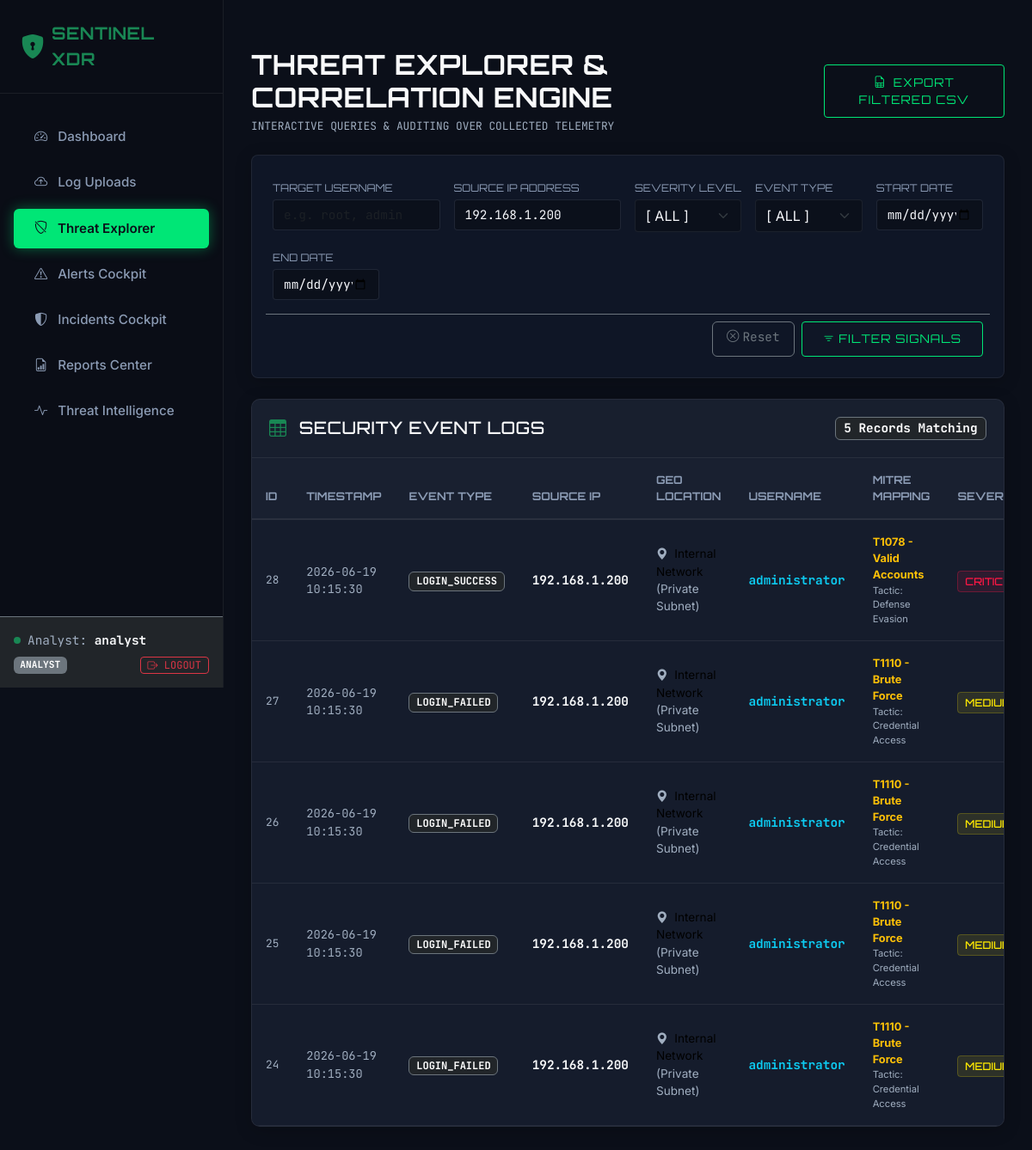
Before: /events?source_ip=192.168.1.200 (signed in) with the older database file.
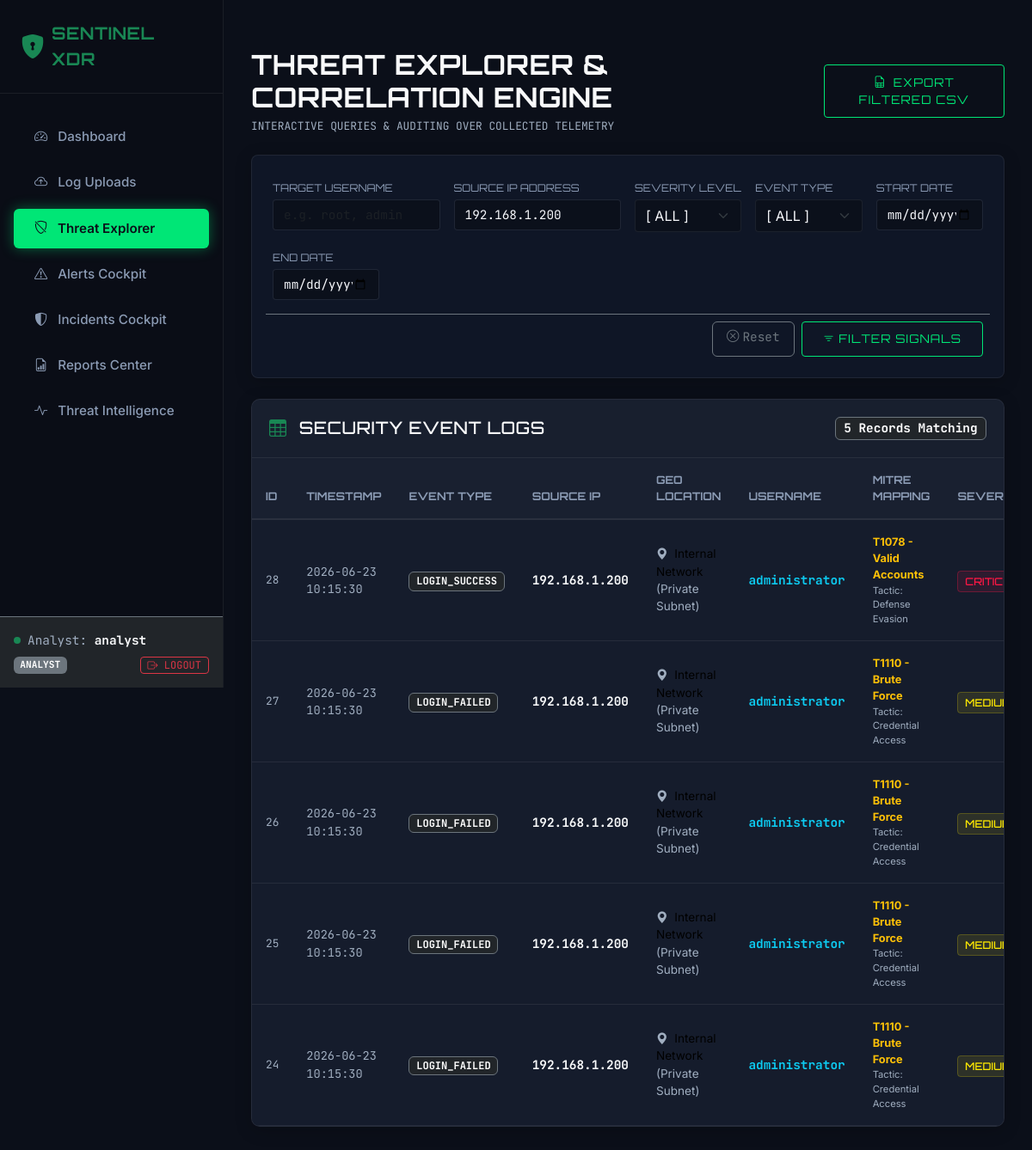
After: the same page with the newer database file.
### app/models/security_event.py (models this page shows, shortened)
class SecurityEvent(db.Model):
    __tablename__ = 'security_events'
    id = db.Column(db.Integer, primary_key=True)
    uploaded_log_id = db.Column(db.Integer, db.ForeignKey('uploaded_logs.id', ondelete='CASCADE'), nullable=False)
    timestamp = db.Column(db.DateTime, default=datetime.datetime.utcnow, nullable=False, index=True)
    event_type = db.Column(db.String(64), nullable=False, index=True)  # LOGIN_FAILED, LOGIN_SUCCESS, etc.
    status = db.Column(db.String(32), nullable=False)  # Success, Failure
    source_ip = db.Column(db.String(45), nullable=False, index=True)
    username = db.Column(db.String(64), nullable=True, index=True)
    message = db.Column(db.Text, nullable=True)
    severity = db.Column(db.String(16), nullable=False, index=True)  # Low, Medium, High, Critical
    mitre_technique = db.Column(db.String(64), nullable=True)  # e.g., T1110 - Brute Force
    mitre_tactic = db.Column(db.String(64), nullable=True)     # e.g., Credential Access
    country = db.Column(db.String(64), nullable=True, default='Unknown')
    city = db.Column(db.String(64), nullable=True, default='Unknown')

### app/blueprints/main.py (the view)
@main_bp.route('/events')
@login_required
def events():
    query = _build_filtered_events_query(request.args)
    filtered_events = query.order_by(SecurityEvent.timestamp.desc()).all()
    event_types = db.session.query(SecurityEvent.event_type).distinct().all()
    event_types = [et[0] for et in event_types if et[0]]
    return render_template(
        'events.html',
        events=filtered_events,
        event_types=event_types,
        filters=request.args
    )

### app/templates/events.html (shortened to what the changed rows need)
{% extends 'base.html' %}
{% block content %}
<div class="container-fluid px-0">
    <div class="d-flex justify-content-between align-items-center mb-4">
        <div>
            <h2 class="text-light fw-bold mb-1">THREAT EXPLORER & CORRELATION ENGINE</h2>
        </div>
    </div>
    <div class="cyber-card">
        <div class="table-responsive">
            <table class="table table-cyber mb-0 align-middle">
                <thead>
                    <tr>
                        <th style="width: 5%;">ID</th>
                        <th style="width: 15%;">Timestamp</th>
                        <th style="width: 12%;">Event Type</th>
                        <th style="width: 10%;">Source IP</th>
                        <th style="width: 12%;">Geo Location</th>
                        <th style="width: 10%;">Username</th>
                        <th style="width: 20%;">MITRE Mapping</th>
                        <th style="width: 8%;">Severity</th>
                    </tr>
                </thead>
                <tbody>
                    {% if events %}
                    {% for event in events %}
                    <tr>
                        <td class="text-muted text-mono" style="font-size: 0.8rem;">
                            {{ event.id }}
                        </td>
                        <td class="text-mono text-muted" style="font-size: 0.85rem;">
                            {{ event.timestamp.strftime('%Y-%m-%d %H:%M:%S') }}
                        </td>
                        <td>
                            <span class="badge bg-dark border border-secondary text-mono" style="font-size: 0.75rem;">
                                {{ event.event_type }}
                            </span>
                        </td>
                        <td class="text-mono fw-bold text-light">
                            {{ event.source_ip }}
                        </td>
                        <td style="font-size: 0.85rem;">
                            <i class="bi bi-geo-alt-fill text-muted me-1"></i>
                            {% if event.country and event.country != 'Unknown' %}
                            {{ event.country }} <span class="text-muted">({{ event.city }})</span>
                            {% else %}
                            <span class="text-muted">Unknown</span>
                            {% endif %}
                        </td>
                        <td class="text-mono text-info fw-bold">
                            {{ event.username or 'N/A' }}
                        </td>
                        <td style="font-size: 0.8rem;">
                            {% if event.mitre_technique and event.mitre_technique != 'N/A' %}
                            <div class="text-warning fw-bold">{{ event.mitre_technique }}</div>
                            <div class="text-muted" style="font-size: 0.7rem;">Tactic: {{ event.mitre_tactic }}</div>
                            {% else %}
                            <span class="text-muted">N/A</span>
                            {% endif %}
                        </td>
                        <td>
                            <span
                                class="badge-cyber {% if event.severity == 'Critical' %}badge-critical{% elif event.severity == 'High' %}badge-high{% elif event.severity == 'Medium' %}badge-medium{% else %}badge-low{% endif %}">
                                {{ event.severity }}
                            </span>
                        </td>
                    </tr>
                    {% endfor %}
                    {% endif %}
                </tbody>
            </table>
        </div>
    </div>
</div>
{% endblock %}

Changed rows visible on the page:
changed SecurityEvent "T1078 - Valid Accounts": timestamp "2026-06-19 10:15:30" → "2026-06-23 10:15:30"
changed SecurityEvent id 27: timestamp "2026-06-19 10:15:30" → "2026-06-23 10:15:30"
changed SecurityEvent id 26: timestamp "2026-06-19 10:15:30" → "2026-06-23 10:15:30"
changed SecurityEvent id 25: timestamp "2026-06-19 10:15:30" → "2026-06-23 10:15:30"
changed SecurityEvent id 24: timestamp "2026-06-19 10:15:30" → "2026-06-23 10:15:30"
